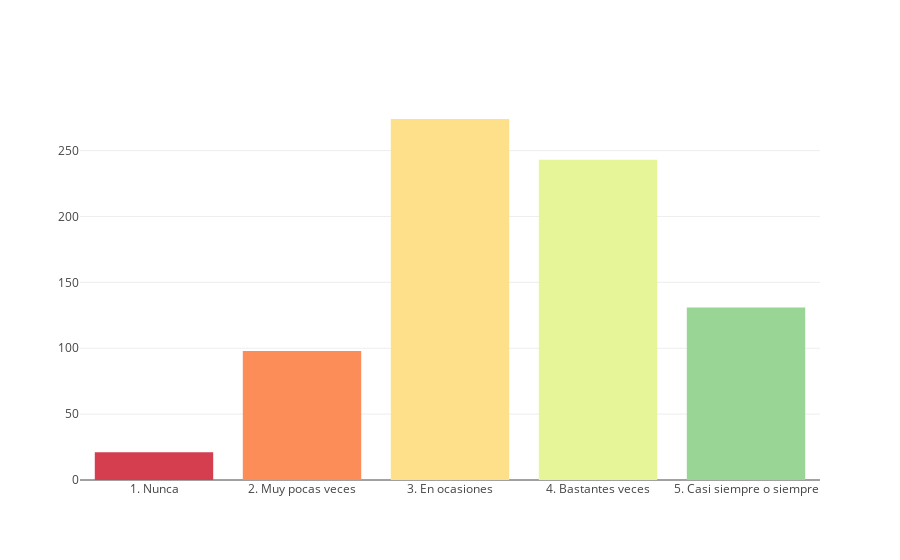
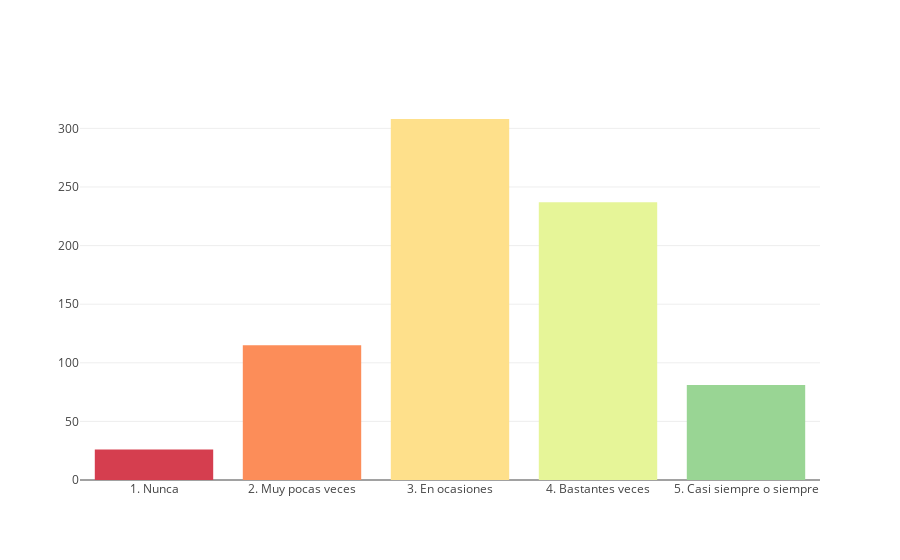
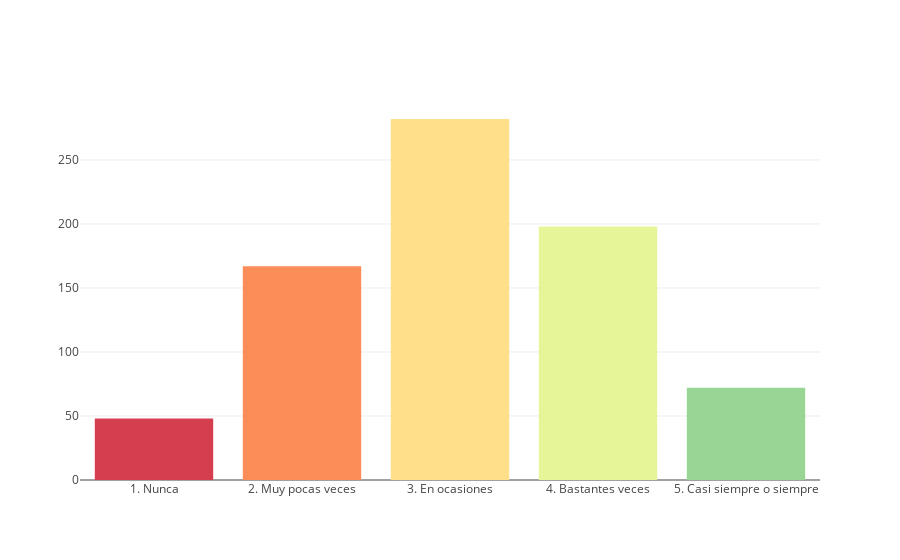
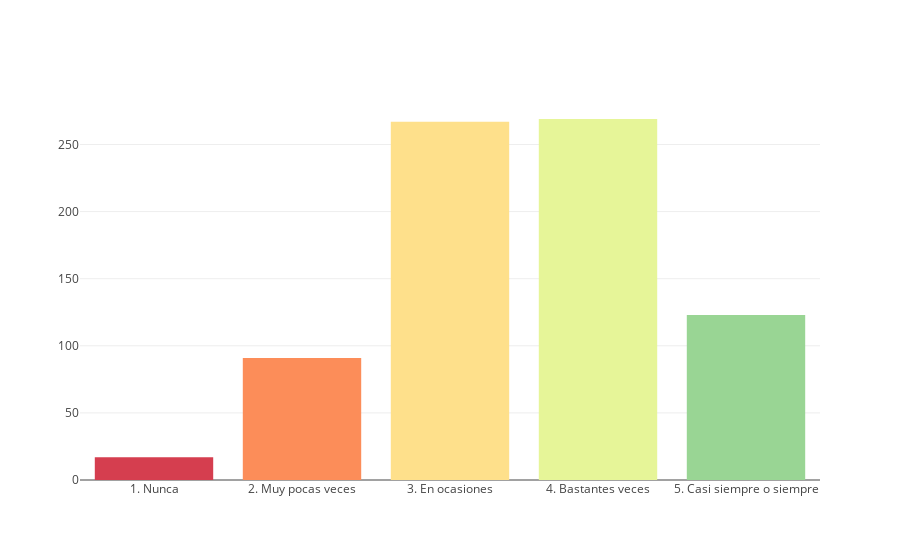

The cell these charts' notebook holds for them, in order:
### Code cell
visualize_interpretation_images_all_esp(dataframe_all_esp)

### Figure 1 — Plotly figure (JSON) as saved in the notebook; plotly's stock layout.template omitted (floating-point values rounded to 4 significant figures)
{"data": [{"marker": {"color": ["rgb(213,62,79)", "rgb(252,141,89)", "rgb(254,224,139)", "rgb(230,245,152)", "rgb(153,213,148)", "rgb(50,136,189)"]}, "type": "bar", "uid": "40665ff9-0e49-4cdb-9ae4-dd0be5fc0e3a", "x": ["1. Nunca", "2. Muy pocas veces", "3. En ocasiones", "4. Bastantes veces", "5. Casi siempre o siempre"], "y": [21, 98, 274, 243, 131]}], "layout": {}}

### Figure 2 — Plotly figure (JSON) as saved in the notebook; plotly's stock layout.template omitted (floating-point values rounded to 4 significant figures)
{"data": [{"marker": {"color": ["rgb(213,62,79)", "rgb(252,141,89)", "rgb(254,224,139)", "rgb(230,245,152)", "rgb(153,213,148)", "rgb(50,136,189)"]}, "type": "bar", "uid": "5293e1b7-e2a0-4db0-ba0c-9506d018a6c4", "x": ["1. Nunca", "2. Muy pocas veces", "3. En ocasiones", "4. Bastantes veces", "5. Casi siempre o siempre"], "y": [26, 115, 308, 237, 81]}], "layout": {}}

### Figure 3 — Plotly figure (JSON) as saved in the notebook; plotly's stock layout.template omitted (floating-point values rounded to 4 significant figures)
{"data": [{"marker": {"color": ["rgb(213,62,79)", "rgb(252,141,89)", "rgb(254,224,139)", "rgb(230,245,152)", "rgb(153,213,148)", "rgb(50,136,189)"]}, "type": "bar", "uid": "339730ef-7034-484c-bce7-c4141288b5c4", "x": ["1. Nunca", "2. Muy pocas veces", "3. En ocasiones", "4. Bastantes veces", "5. Casi siempre o siempre"], "y": [48, 167, 282, 198, 72]}], "layout": {}}

### Figure 4 — Plotly figure (JSON) as saved in the notebook; plotly's stock layout.template omitted (floating-point values rounded to 4 significant figures)
{"data": [{"marker": {"color": ["rgb(213,62,79)", "rgb(252,141,89)", "rgb(254,224,139)", "rgb(230,245,152)", "rgb(153,213,148)", "rgb(50,136,189)"]}, "type": "bar", "uid": "e5604d84-5da9-4ccd-93c6-3f4c6c431d5e", "x": ["1. Nunca", "2. Muy pocas veces", "3. En ocasiones", "4. Bastantes veces", "5. Casi siempre o siempre"], "y": [17, 91, 267, 269, 123]}], "layout": {}}
